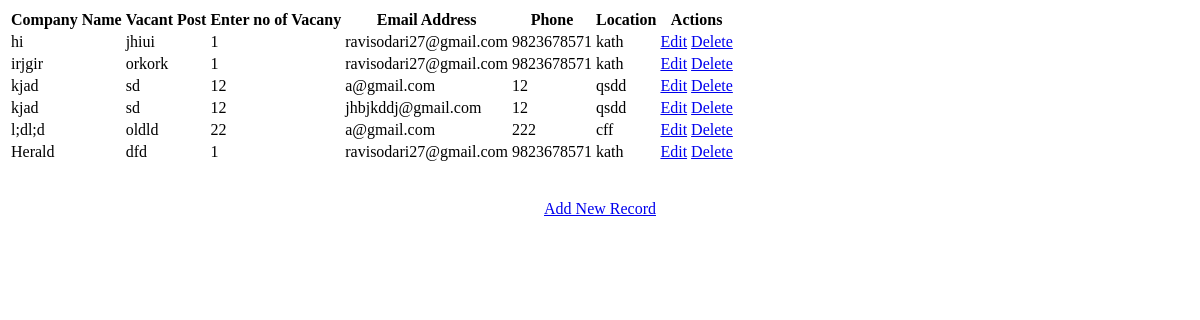
/show, run on an earlier commit of the app's database.
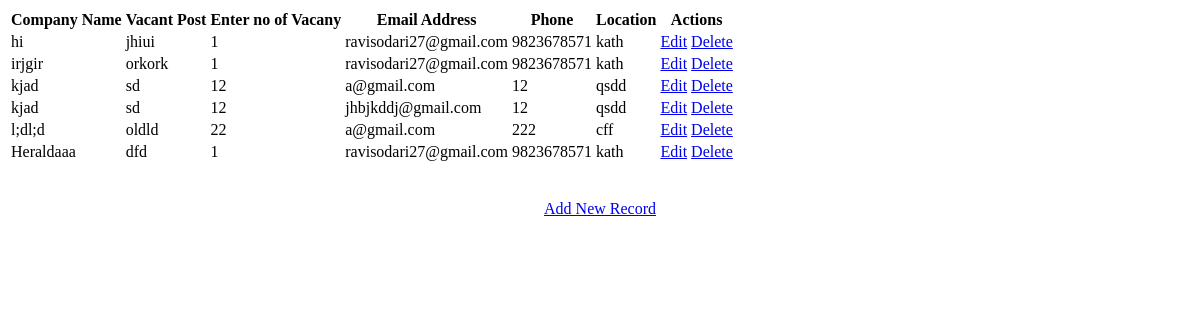
And on a later commit of the database.
### easyjob/models.py (models this page shows)
class Company(models.Model):
    cCompanyName=models.CharField(max_length=100)
    cVacantPost=models.CharField(max_length=100)
    cVacancyNumber=models.IntegerField()
    cEmail=models.EmailField(max_length=100)
    cMobile=models.IntegerField()
    cLocation=models.CharField(max_length=50)
    objects= EmpManager()
    class Meta:
        db_table="Company"

### easyjob/views.py (the view)
# urls.py: path('show',views.show, name="show"),
def show(request):
    employees = Company.objects.all()
    return render(request,"show.html",{'employees':employees})

### templates/show.html (shortened to what this page needs)
{% load static %}
<!DOCTYPE html>
<html lang="en">
<head>
     {% load static %}
</head>
<body>
<table >
    <thead>
    <tr>
        <th>Company Name</th>
        <th>Vacant Post</th>
        <th>Enter no of Vacany</th>
        <th>Email Address</th>
        <th>Phone</th>
        <th>Location</th>
        <th>Actions</th>
    </tr>
    </thead>
    <tbody>
{% for employee in employees %}
    <tr>
        <td>{{ employee.cCompanyName }}</td>
        <td>{{ employee.cVacantPost }}</td>
        <td>{{ employee.cVacancyNumber }}</td>
        <td>{{ employee.cEmail }}</td>
        <td>{{ employee.cMobile }}</td>
        <td>{{ employee.cLocation}}</td>
        <td>
            <a href="/edit/{{ employee.id }}"><span >Edit</span></a>
            <a href="/delete/{{ employee.id }}">Delete</a>
        </td>
    </tr>
{% endfor %}
    </tbody>
</table >
<br>
<br>
<center><a href="/company/" class="btn btn-primary">Add New Record</a></center>
</body>
</html>

What changed in the data, as far as the page shows it:
changed Company "dfd": cCompanyName "Herald" → "Heraldaaa"
